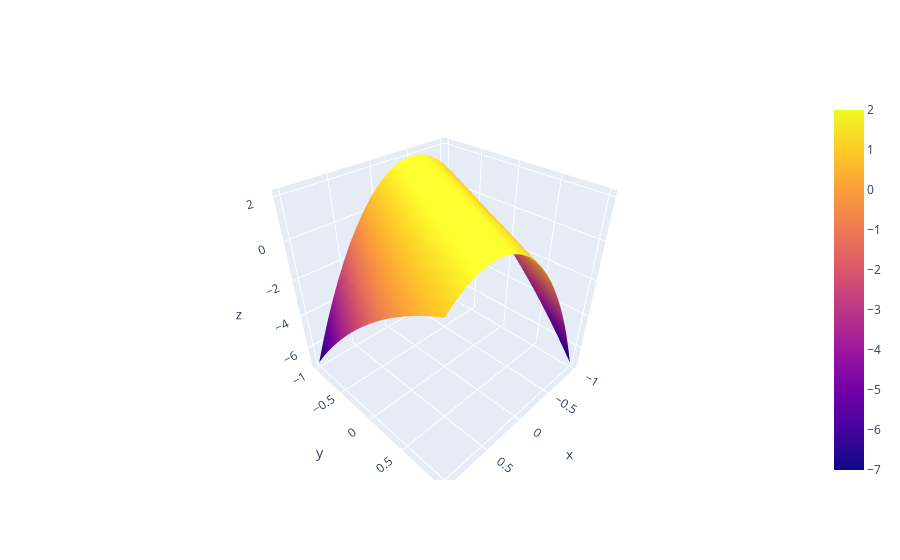

This figure's notebook cell:
### Code cell
u, v = sympy.symbols("u v")
# f_explicit = sympy.sqrt(100 - v**2 - u**2)
# f_explicit = sympy.sqrt(100 - v**2 -2*u**2)
# f_explicit = sympy.sqrt(100 - (0.5*v - 0.5*u))
f_explicit = 2 + -(2*u-v)*(2*u-v)
x, y = u, v

# coordinate range
xx = np.linspace(-1, 1, 21)
yy = np.linspace(-1, 1, 21)

# make coordinate point
X, Y = np.meshgrid(xx, yy)

# dependent variable point on coordinate
f2 = sympy.lambdify((x, y), f_explicit)
Z = f2(X, Y)

fig = go.Figure(go.Surface(x=X, y=Y, z=Z, surfacecolor=Z)) # np.zeros_like(Z)
fig.show()

### Figure 1 — Plotly figure (JSON) as saved in the notebook; plotly's stock layout.template omitted (floating-point values rounded to 4 significant figures; data arrays with more than 128 entries replaced by an {"elided": "..."} marker saying what was removed)
{"data": [{"surfacecolor": {"elided": "21x21 float values"}, "type": "surface", "x": {"elided": "21x21 float values"}, "y": {"elided": "21x21 float values"}, "z": {"elided": "21x21 float values"}}], "layout": {}}
